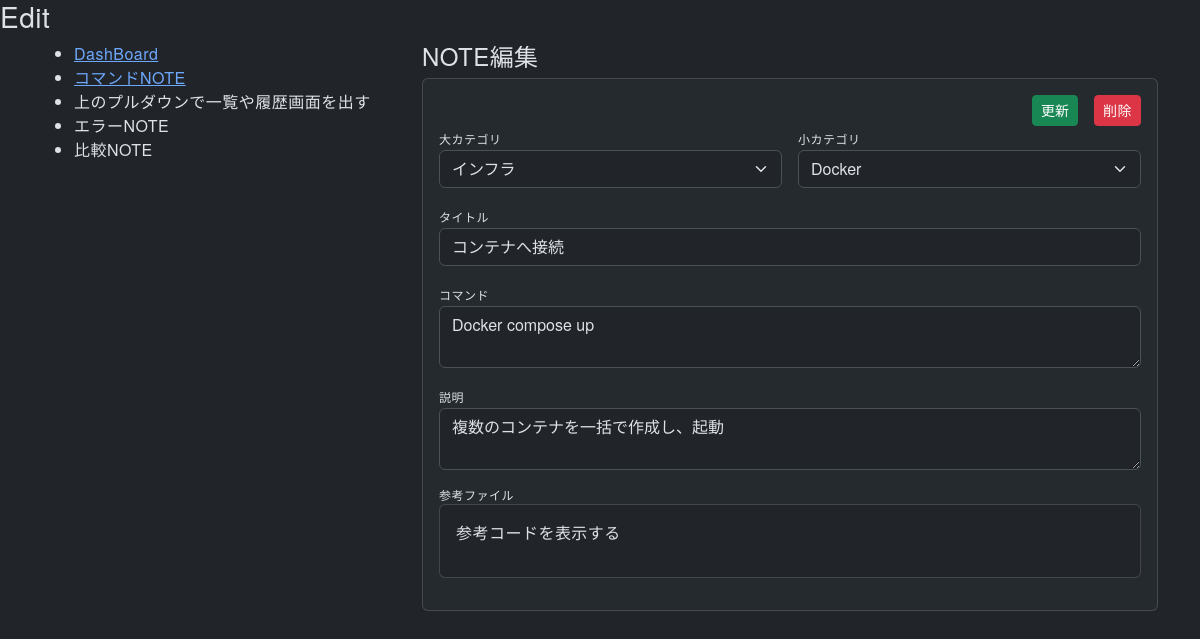
Before: /1/edit/ with the older database file.
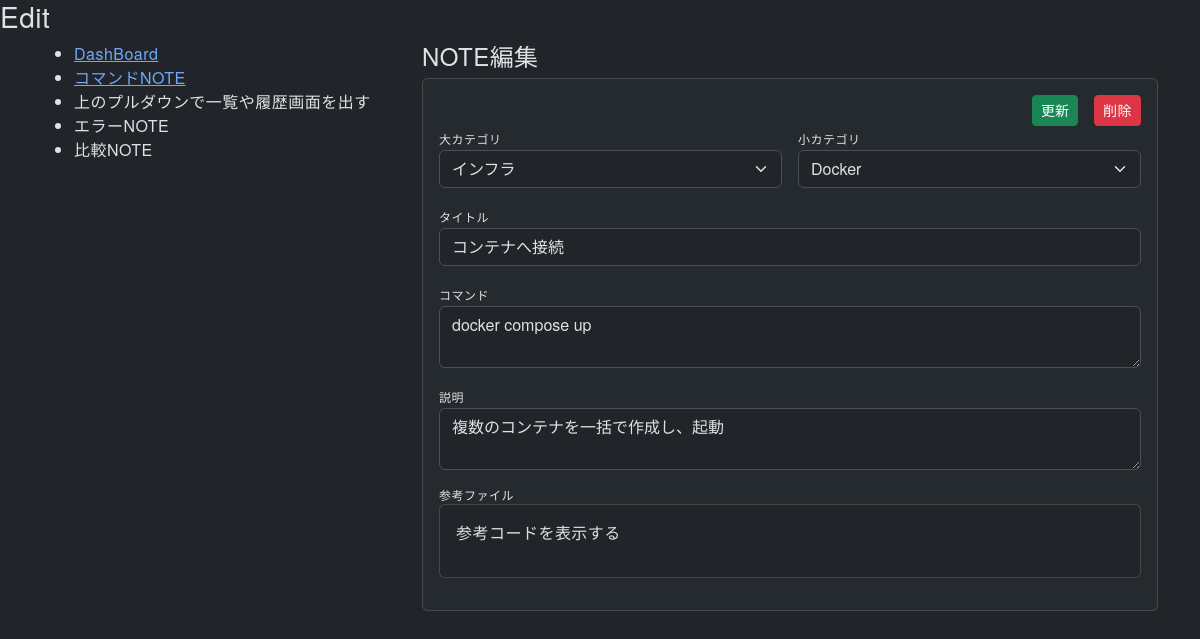
After: the same page with the newer database file.
### notebook/models.py (models this page shows, shortened)
class Note(models.Model):
  sub_category = models.ForeignKey(SubCategory, on_delete=models.CASCADE)
  title = models.CharField(max_length=50)
  command = models.TextField()
  description =  models.TextField()
  created_at = models.DateTimeField(auto_now_add=True)
  updated_at = models.DateTimeField(auto_now=True)

class MainCategory(models.Model):
  name = models.CharField(max_length=15)

class SubCategory(models.Model):
  main_category = models.ForeignKey(MainCategory, on_delete=models.CASCADE)
  name = models.CharField(max_length=15)

### notebook/views.py (the view)
# urls.py: path('<int:id>/edit/', views.edit, name='edit'),
def edit(request, id):
  note = Note.objects.get(id=id)
  main_categories = MainCategory.objects.all()
  sub_categories = SubCategory.objects.all()
  return render(request, 'notebook/edit.html',{ 'note':note, 'main_categories': main_categories, 'sub_categories': sub_categories})

### notebook/templates/notebook/edit.html (shortened to what this page needs)
{% extends 'notebook/base.html' %}
{% block content %}
  <h3>Edit</h3>
  <div class="container">
    <div class="row">
      <div class="'col-12">
        <div class="row">
          <div class="'col-12 col-md-4">
            <ul>
              <li><a href="{% url 'dashboard' %}">DashBoard</a></li>
              <li><a href="{% url 'index' %}">コマンドNOTE</a></li>
              <li>上のプルダウンで一覧や履歴画面を出す</li>
              <li>エラーNOTE</li>
              <li>比較NOTE</li>
            </ul>
          </div>
          <div class="'col-12 col-md-8">
            <h4>NOTE編集</h4>
            <div class="card bg-body-tertiary bg-opacity-50 p-3 mb-3">
              <form method="POST" action="{% url 'update' id=note.id %}">
                <div class="d-flex gap-3 justify-content-end">
                  <button type="submit" class="btn btn-sm btn-success">更新</button>
                  <a href="{% url 'destroy' id=note.id %}" class="btn btn-sm btn-danger">削除</a>
                </div>
                <div class="d-flex gap-3 mb-3">
                  <div class="w-100">
                    <label class="form-label m-0">大カテゴリ</label>
                    <select name="main_category" class="form-select w-100">
                      {% for main_category in main_categories %}
                        <option value="{{ main_category.id }}" {% if main_category.id == note.sub_category.main_category.id %}selected{% endif %}>
                          {{ main_category.name }}
                        </option>
                      {% endfor %}
                    </select>
                  </div>
                  <div class="w-100">
                    <label class="form-label m-0">小カテゴリ</label>
                    <select name="sub_category" class="form-select w-100">
                      {% for sub_category in sub_categories %}
                        <option value="{{ sub_category.id }}" {% if sub_category.id == note.sub_category.id %}selected{% endif %}>
                          {{ sub_category.name }}
                        </option>
                      {% endfor %}
                    </select>
                  </div>
                </div>
                <div class="mb-3">
                  <label class="form-label m-0">タイトル</label>
                  <input type="text" name="title" value="{{ note.title }}" placeholder="タイトルを入力" class="form-control">
                </div>
                <div class="mb-3">
                  <label class="form-label m-0">コマンド</label>
                  <textarea name="command" placeholder="コマンドを入力" class="form-control">{{ note.command }}</textarea>
                </div>
                <div class="mb-3">
                  <label class="form-label m-0">説明</label>
                  <textarea name="description" placeholder="コマンドの説明を入力" class="form-control">{{ note.description }}</textarea>
                </div>
              </form>
              <p class="item-label m-0">参考ファイル</p>
              <div class="card p-3 mb-3">
                <div class="mb-3">参考コードを表示する</div>
              </div>
            </div>
          </div>
        </div>
      </div>
    </div>
  </div>
{% endblock %}

Changed rows visible on the page:
changed Note "コンテナへ接続": command "Docker compose up" → "docker compose up"
